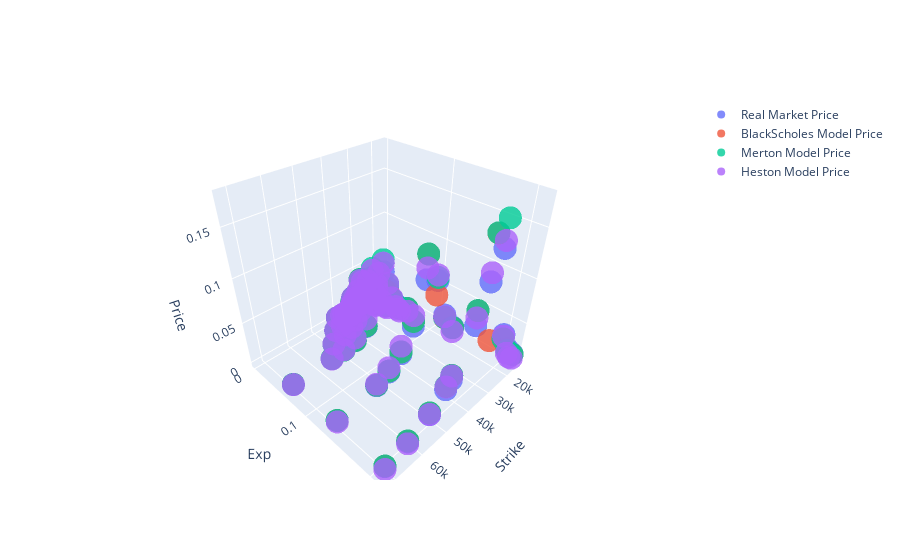

Notebook cell for this chart:
### Code cell
from sklearn.metrics import mean_absolute_error

x = BS.df['K']
y = BS.df['_T']
z = BS.df['mark_price']

x1 = BS.df['K']
y1 = BS.df['_T']
z1 = BS.df['BS_PRICE']

x2 = M.df['K']
y2 = M.df['_T']
z2 = M.df['MERTON_PRICE']

x3 = H.df['K']
y3 = H.df['_T']
z3 = H.df['HESTON_PRICE']






fig = go.Figure(data=[go.Scatter3d(x=x, y=y, z=z , mode='markers', name='Real Market Price', marker=dict(opacity=0.8)),
                      go.Scatter3d(x=x1, y=y1, z=z1, mode='markers', name='BlackScholes Model Price', marker=dict(opacity=0.8)),
                      go.Scatter3d(x=x2, y=y2, z=z2, mode='markers', name='Merton Model Price', marker=dict(opacity=0.8),),
                      go.Scatter3d(x=x3, y=y3, z=z3, mode='markers', name='Heston Model Price', marker=dict(opacity=0.8))])


fig.update_scenes(xaxis_title_text='Strike', yaxis_title_text='Exp', zaxis_title_text='Price') 
fig.show()

#rms_merton = mean_squared_error(z2, z3, squared=False)
